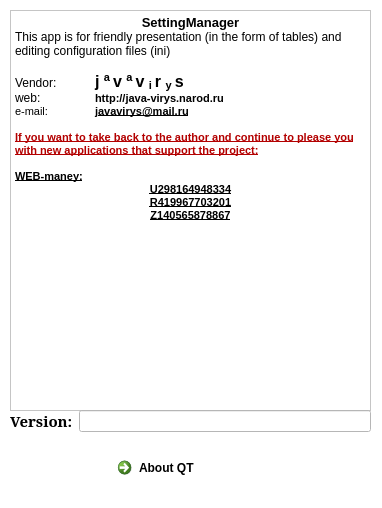
<?xml version="1.0" encoding="UTF-8"?>
<ui version="4.0">
 <class>cAboutDialog</class>
 <widget class="QDialog" name="cAboutDialog">
  <property name="geometry">
   <rect>
    <x>0</x>
    <y>0</y>
    <width>382</width>
    <height>508</height>
   </rect>
  </property>
  <property name="minimumSize">
   <size>
    <width>382</width>
    <height>508</height>
   </size>
  </property>
  <property name="maximumSize">
   <size>
    <width>382</width>
    <height>508</height>
   </size>
  </property>
  <property name="palette">
   <palette>
    <active>
     <colorrole role="Base">
      <brush brushstyle="SolidPattern">
       <color alpha="255">
        <red>255</red>
        <green>255</green>
        <blue>255</blue>
       </color>
      </brush>
     </colorrole>
     <colorrole role="Window">
      <brush brushstyle="SolidPattern">
       <color alpha="255">
        <red>255</red>
        <green>255</green>
        <blue>255</blue>
       </color>
      </brush>
     </colorrole>
    </active>
    <inactive>
     <colorrole role="Base">
      <brush brushstyle="SolidPattern">
       <color alpha="255">
        <red>255</red>
        <green>255</green>
        <blue>255</blue>
       </color>
      </brush>
     </colorrole>
     <colorrole role="Window">
      <brush brushstyle="SolidPattern">
       <color alpha="255">
        <red>255</red>
        <green>255</green>
        <blue>255</blue>
       </color>
      </brush>
     </colorrole>
    </inactive>
    <disabled>
     <colorrole role="Base">
      <brush brushstyle="SolidPattern">
       <color alpha="255">
        <red>255</red>
        <green>255</green>
        <blue>255</blue>
       </color>
      </brush>
     </colorrole>
     <colorrole role="Window">
      <brush brushstyle="SolidPattern">
       <color alpha="255">
        <red>255</red>
        <green>255</green>
        <blue>255</blue>
       </color>
      </brush>
     </colorrole>
    </disabled>
   </palette>
  </property>
  <property name="windowTitle">
   <string>About</string>
  </property>
  <widget class="QCommandLinkButton" name="commandLinkButton">
   <property name="geometry">
    <rect>
     <x>110</x>
     <y>450</y>
     <width>172</width>
     <height>41</height>
    </rect>
   </property>
   <property name="text">
    <string>About QT</string>
   </property>
  </widget>
  <widget class="QTextBrowser" name="textBrowser">
   <property name="geometry">
    <rect>
     <x>10</x>
     <y>10</y>
     <width>361</width>
     <height>401</height>
    </rect>
   </property>
   <property name="html">
    <string>&lt;!DOCTYPE HTML PUBLIC &quot;-//W3C//DTD HTML 4.0//EN&quot; &quot;http://www.w3.org/TR/REC-html40/strict.dtd&quot;&gt;
&lt;html&gt;&lt;head&gt;&lt;meta name=&quot;qrichtext&quot; content=&quot;1&quot; /&gt;&lt;style type=&quot;text/css&quot;&gt;
p, li { white-space: pre-wrap; }
&lt;/style&gt;&lt;/head&gt;&lt;body style=&quot; font-family:'MS Shell Dlg 2'; font-size:8.25pt; font-weight:400; font-style:normal;&quot;&gt;
&lt;p align=&quot;center&quot; style=&quot; margin-top:0px; margin-bottom:0px; margin-left:0px; margin-right:0px; -qt-block-indent:0; text-indent:0px;&quot;&gt;&lt;span style=&quot; font-size:10pt; font-weight:600;&quot;&gt;SettingManager&lt;/span&gt;&lt;/p&gt;
&lt;p align=&quot;center&quot; style=&quot; margin-top:0px; margin-bottom:0px; margin-left:0px; margin-right:0px; -qt-block-indent:0; text-indent:0px;&quot;&gt;&lt;img src=&quot;:/pictures/forms/logo_big&quot; /&gt;&lt;/p&gt;
&lt;p style=&quot; margin-top:0px; margin-bottom:0px; margin-left:0px; margin-right:0px; -qt-block-indent:0; text-indent:0px;&quot;&gt;&lt;span style=&quot; font-size:9pt;&quot;&gt;This app is for friendly presentation (in the form of tables) and editing configuration files (ini)&lt;/span&gt;&lt;/p&gt;
&lt;p style=&quot;-qt-paragraph-type:empty; margin-top:0px; margin-bottom:0px; margin-left:0px; margin-right:0px; -qt-block-indent:0; text-indent:0px; font-size:9pt;&quot;&gt;&lt;br /&gt;&lt;/p&gt;
&lt;p style=&quot; margin-top:0px; margin-bottom:0px; margin-left:0px; margin-right:0px; -qt-block-indent:0; text-indent:0px;&quot;&gt;&lt;span style=&quot; font-size:9pt;&quot;&gt;Vendor:	&lt;/span&gt;&lt;span style=&quot; font-size:12pt; font-weight:600;&quot;&gt;j &lt;/span&gt;&lt;span style=&quot; font-size:12pt; font-weight:600; vertical-align:super;&quot;&gt;a &lt;/span&gt;&lt;span style=&quot; font-size:12pt; font-weight:600;&quot;&gt;v &lt;/span&gt;&lt;span style=&quot; font-size:12pt; font-weight:600; vertical-align:super;&quot;&gt;a &lt;/span&gt;&lt;span style=&quot; font-size:12pt; font-weight:600;&quot;&gt;v &lt;/span&gt;&lt;span style=&quot; font-size:12pt; font-weight:600; vertical-align:sub;&quot;&gt;i &lt;/span&gt;&lt;span style=&quot; font-size:12pt; font-weight:600;&quot;&gt;r &lt;/span&gt;&lt;span style=&quot; font-size:12pt; font-weight:600; vertical-align:sub;&quot;&gt;y &lt;/span&gt;&lt;span style=&quot; font-size:12pt; font-weight:600;&quot;&gt;s&lt;/span&gt;&lt;/p&gt;
&lt;p style=&quot; margin-top:0px; margin-bottom:0px; margin-left:0px; margin-right:0px; -qt-block-indent:0; text-indent:0px;&quot;&gt;&lt;span style=&quot; font-size:9pt;&quot;&gt;web:	&lt;/span&gt;&lt;span style=&quot; font-size:8pt; font-weight:600;&quot;&gt;http://java-virys.narod.ru&lt;/span&gt;&lt;/p&gt;
&lt;p style=&quot; margin-top:0px; margin-bottom:0px; margin-left:0px; margin-right:0px; -qt-block-indent:0; text-indent:0px;&quot;&gt;&lt;span style=&quot; font-size:8pt;&quot;&gt;e-mail:	&lt;/span&gt;&lt;span style=&quot; font-size:8pt; font-weight:600;&quot;&gt;j&lt;/span&gt;&lt;span style=&quot; font-size:8pt; font-weight:600; text-decoration: underline;&quot;&gt;avavirys@mail.ru&lt;/span&gt;&lt;/p&gt;
&lt;p style=&quot;-qt-paragraph-type:empty; margin-top:0px; margin-bottom:0px; margin-left:0px; margin-right:0px; -qt-block-indent:0; text-indent:0px; font-size:8pt; font-weight:600; text-decoration: underline;&quot;&gt;&lt;br /&gt;&lt;/p&gt;
&lt;p style=&quot; margin-top:0px; margin-bottom:0px; margin-left:0px; margin-right:0px; -qt-block-indent:0; text-indent:0px;&quot;&gt;&lt;span style=&quot; font-size:8pt; font-weight:600; text-decoration: underline; color:#b30000;&quot;&gt;If you want to take back to the author and continue to please you with new applications that support the project:&lt;/span&gt;&lt;/p&gt;
&lt;p style=&quot;-qt-paragraph-type:empty; margin-top:0px; margin-bottom:0px; margin-left:0px; margin-right:0px; -qt-block-indent:0; text-indent:0px; font-size:8pt; font-weight:600; text-decoration: underline;&quot;&gt;&lt;br /&gt;&lt;/p&gt;
&lt;p style=&quot; margin-top:0px; margin-bottom:0px; margin-left:0px; margin-right:0px; -qt-block-indent:0; text-indent:0px;&quot;&gt;&lt;span style=&quot; font-size:8pt; font-weight:600; text-decoration: underline;&quot;&gt;WEB-maney:&lt;/span&gt;&lt;/p&gt;
&lt;p align=&quot;center&quot; style=&quot; margin-top:0px; margin-bottom:0px; margin-left:0px; margin-right:0px; -qt-block-indent:0; text-indent:0px;&quot;&gt;&lt;span style=&quot; font-size:8pt; font-weight:600; text-decoration: underline;&quot;&gt;U298164948334&lt;/span&gt;&lt;/p&gt;
&lt;p align=&quot;center&quot; style=&quot; margin-top:0px; margin-bottom:0px; margin-left:0px; margin-right:0px; -qt-block-indent:0; text-indent:0px;&quot;&gt;&lt;span style=&quot; font-size:8pt; font-weight:600; text-decoration: underline;&quot;&gt;R419967703201&lt;/span&gt;&lt;/p&gt;
&lt;p align=&quot;center&quot; style=&quot; margin-top:0px; margin-bottom:0px; margin-left:0px; margin-right:0px; -qt-block-indent:0; text-indent:0px;&quot;&gt;&lt;span style=&quot; font-size:8pt; font-weight:600; text-decoration: underline;&quot;&gt;Z140565878867&lt;/span&gt;&lt;/p&gt;&lt;/body&gt;&lt;/html&gt;</string>
   </property>
  </widget>
  <widget class="QWidget" name="formLayoutWidget">
   <property name="geometry">
    <rect>
     <x>10</x>
     <y>410</y>
     <width>361</width>
     <height>31</height>
    </rect>
   </property>
   <layout class="QFormLayout" name="formLayout">
    <item row="0" column="0">
     <widget class="QLabel" name="label">
      <property name="font">
       <font>
        <family>MS Serif</family>
        <pointsize>11</pointsize>
        <weight>75</weight>
        <bold>true</bold>
       </font>
      </property>
      <property name="text">
       <string>Version:</string>
      </property>
     </widget>
    </item>
    <item row="0" column="1">
     <widget class="QLineEdit" name="lineEdit">
      <property name="enabled">
       <bool>true</bool>
      </property>
      <property name="readOnly">
       <bool>true</bool>
      </property>
     </widget>
    </item>
   </layout>
  </widget>
 </widget>
 <resources/>
 <connections/>
</ui>
